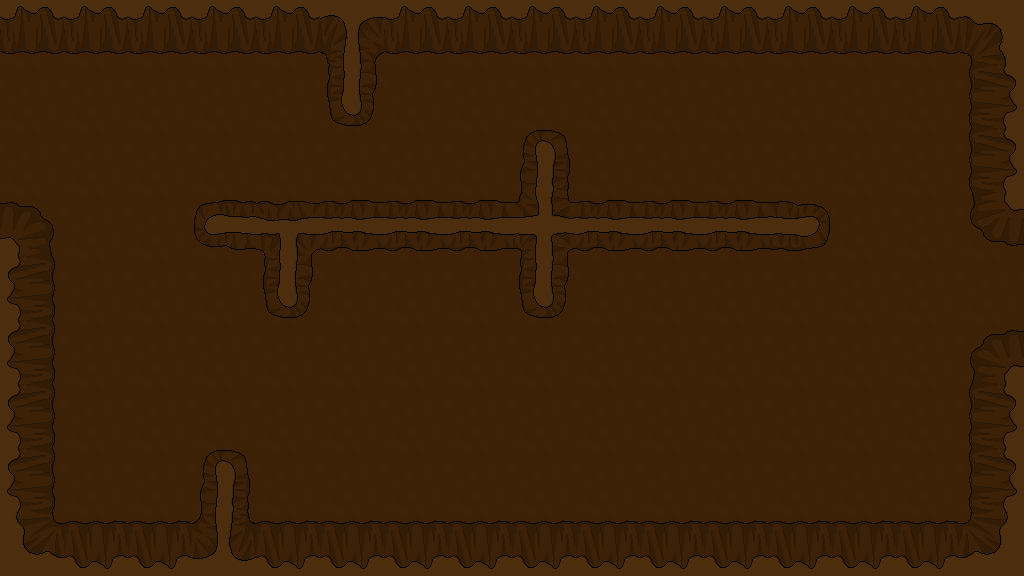

A 2D game scene composited from a Tiled map and its tileset images. What follows is a short description and the map's XML, with every tile layer's data as written:
An orthogonal 16x9 tile map with 64x64 px tiles, 1 tile layer (Tile Layer 1).

<map version="1.0" orientation="orthogonal" width="16" height="9" tilewidth="64" tileheight="64">
 <tileset firstgid="1" name="backgroundTiles" tilewidth="64" tileheight="64">
  <image source="../backgroundTiles.png" width="12480" height="64" />
 </tileset>
 <layer name="Tile Layer 1" width="16" height="9">
  <data encoding="csv">
152,152,152,152,152,166,152,152,152,152,152,152,152,152,152,153,
6,6,6,6,6,176,53,53,53,53,6,6,6,6,6,161,
6,6,6,6,6,6,6,6,175,53,53,53,53,6,6,161,
155,6,6,170,174,173,173,173,172,173,173,173,185,6,6,157,
158,6,6,6,176,6,6,6,176,6,6,6,6,6,6,6,
158,6,6,6,6,6,6,6,6,6,6,6,6,6,6,156,
158,6,6,6,6,6,6,6,6,6,6,6,6,6,6,161,
158,6,6,175,6,6,6,6,6,6,6,6,6,6,6,161,
159,160,160,177,160,160,160,160,160,160,160,160,160,160,160,162
</data>
 </layer>
</map>
